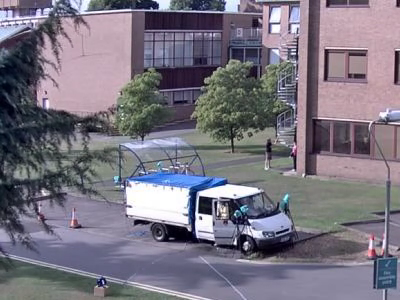
#> input picture frame 29 of website/ArenaA.mp4, 400 x 300 px
$ python main2.py
#> lines starting #> are read from the running program, lines starting #| are printed output that depends on the picture; after the words box and inside, x2 and y2 are one past the last pixel; in counts of white or black regions, pixels touching at a corner belong together
# fall detection using opencv
import cv2
import time
#from sms import notification

#
fitToEllipse = False
# to take input from pre recorded video in mp4 format
cap = cv2.VideoCapture('C:/Users/Asus.DESKTOP-1EO1OQ5/Desktop/7th Sem project/website/ArenaA.mp4')
# to take live input from webCam
# cap = cv2.VideoCapture(0, cv2.CAP_DSHOW)
# the output will be written to output.avi
out = cv2.VideoWriter(
    'outputforfall.avi',
    cv2.VideoWriter_fourcc(*'MJPG'),
    15.,
    (640,480))
# dealy of 2 ms
time.sleep(2)
# Background Subtaction based on motion history
fgbg = cv2.createBackgroundSubtractorMOG2()
# counter to confirm fall event
count=0
# notification count
nc=0
while(1):
    # Capture frame-by-frame
    ret, frame = cap.read()
#> frame is the input picture: shape (300, 400, 3); mean B, G, R 128.2, 115.4, 120.3
    # print(ret)
    # Convert each frame to gray scale and subtract the background
    try:
        # resizing for faster detection
        frame = cv2.resize(frame, (640, 480))
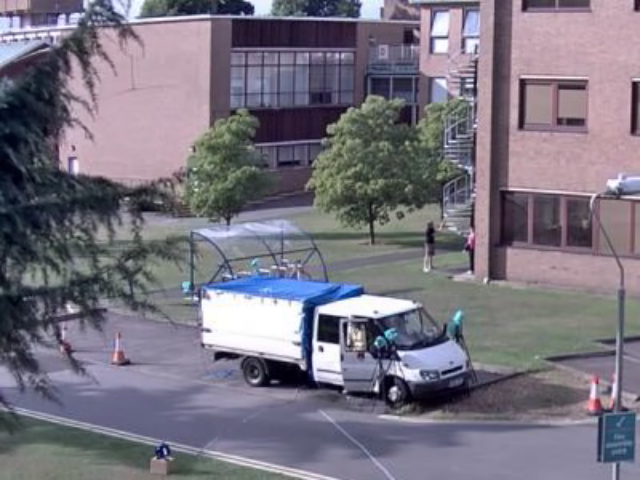
#> frame: shape (480, 640, 3); mean B, G, R 128.1, 115.3, 120.1
        # using a greyscale picture, also for faster detection
        gray = cv2.cvtColor(frame, cv2.COLOR_BGR2GRAY)
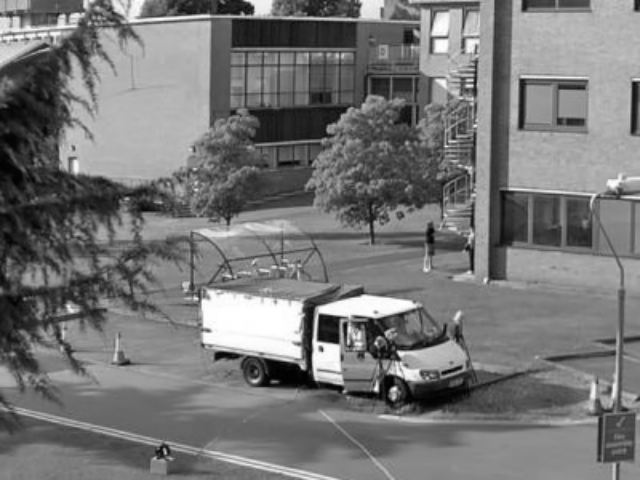
#> gray: shape (480, 640); min 1, max 255, mean 118.2
        # foreground extraction
        fgmask = fgbg.apply(gray)
#> fgmask: shape (480, 640); every value is 127
        # to display fgmask
        # cv2.imshow("foreGroundSegmentation",fgmask)
        # cv2.waitKey(1)
        # Find contours
        contours, _ = cv2.findContours(fgmask, cv2.RETR_TREE, cv2.CHAIN_APPROX_SIMPLE)
#> contours = [[[0, 0], [0, 479], [639, 479], [639, 0]]]
        # if counters exists
        if contours:
            # List to hold all areas
            areas = []
            # countors gives all moving objs
            for contour in contours:
                # calculating contour area
                ar = cv2.contourArea(contour)
                # appending all areas to area list
                areas.append(ar)
#> this loop made 1 pass
#> (contour, ar) on pass 1: ([[0, 0], [0, 479], [639, 479], [639, 0]], 306081)
#> after the loop, areas = [306081]
            # finding max area and storing in max_area
            max_area = max(areas, default = 0)
#> max_area = 306081
            # storng max area index in max_area_index
            max_area_index = areas.index(max_area)
#> max_area_index = 0
            # storing max area contour in cnt
            cnt = contours[max_area_index]
#> cnt = [[0, 0], [0, 479], [639, 479], [639, 0]]
            #
            M = cv2.moments(cnt)
#> M = moments, m00 306081, centre m10/m00, m01/m00 = (319.5, 239.5)
            # boundingReact function returns cordinates of four corners of contours
            x, y, w, h = cv2.boundingRect(cnt)
#> x = 0; y = 0; w = 640; h = 480
            # drawing Countoures
            cv2.drawContours(fgmask, [cnt], 0, (255,255,255), 3, maxLevel = 0)
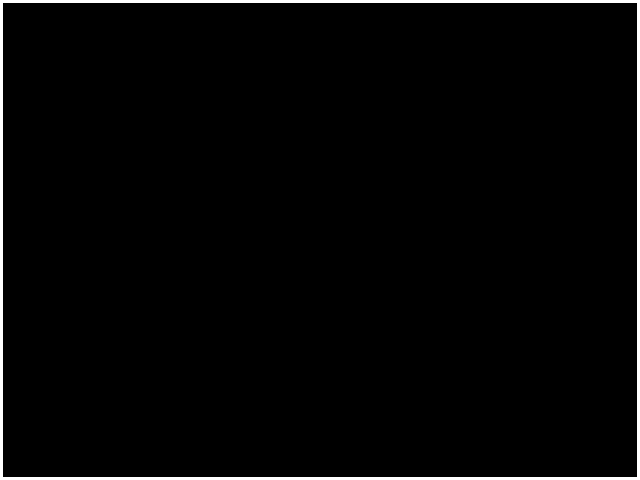
#> fgmask: shape (480, 640); values 127 (black) and 255 (white), 2.2% white; 1 white region, box (x1, y1, x2, y2) and area: (0, 0, 640, 480) 6684
            # if height is less then width
            if h < w:
                # count keeps the count
                count=count+1
            # if count is gerater then 10
            if count > 22:
                # print("FALL")
                # cv2.putText(fgmask, 'FALL', (x, y), cv2.FONT_HERSHEY_TRIPLEX, 0.5, (255,255,255), 2)
                # this function sends the SMS notification
                if(nc==0):

                    # notification()
                    nc=nc+1
                cv2.putText(frame, 'Fall Detected',(x+100, y-50), cv2.FONT_HERSHEY_SIMPLEX, 1, (0,0,255), 2, cv2.LINE_AA)
                cv2.rectangle(frame,(x,y),(x+w,y+h),(0,0,255),2)

            # if height is geater then width
            if h > w:
                count = 0
                cv2.rectangle(frame,(x,y),(x+w,y+h),(0,255,0),2)
            # Write the output video
            out.write(frame.astype('uint8'))
            # displays video
            cv2.imshow('video', frame)
            key = cv2.waitKey(1)
#> (key q is pressed here)
            # to break loop when q is entered on keyboard
            if key == ord("q"):
              break

            # to break loop when there are no frames
            # if cv2.waitKey(33) == 27:
            # break
    # if there is any exception then print the exception and break
    except Exception as e:
        print(e)
        break
# to close window after execution
cv2.destroyAllWindows()

$ run again, starting later in the video
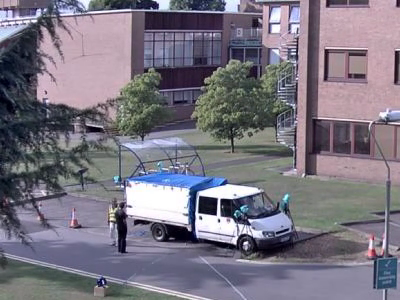
#> input picture frame 132 of website/ArenaA.mp4, 400 x 300 px
#> frame is the input picture: shape (300, 400, 3); mean B, G, R 128.8, 116.1, 120.9
#> `frame = cv2.resize(frame, (640, 480))`:
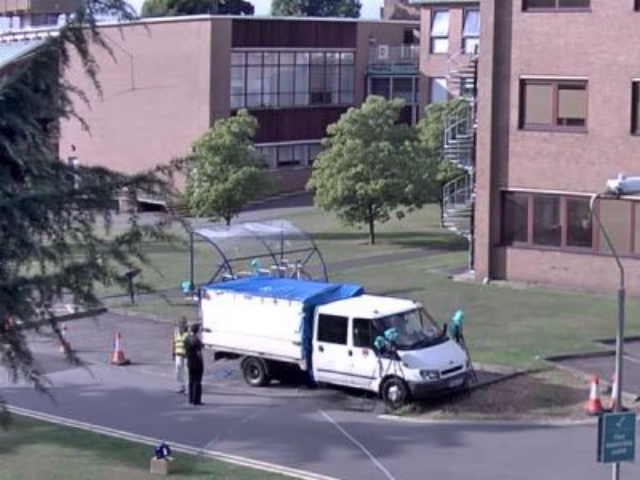
#> frame: shape (480, 640, 3); mean B, G, R 128.7, 116, 120.8
#> `gray = cv2.cvtColor(frame, cv2.COLOR_BGR2GRAY)`:
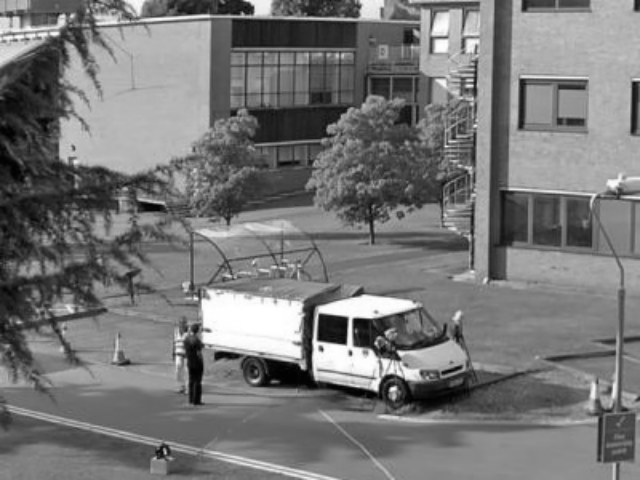
#> gray: shape (480, 640); min 1, max 255, mean 118.9
#> contours = [[[0, 0], [0, 479], [639, 479], [639, 0]]]
#> the loop `for contour in contours:` made 1 pass
#> (contour, ar) on pass 1: ([[0, 0], [0, 479], [639, 479], [639, 0]], 306081)
#> after the loop `for contour in contours:`: areas = [306081]
#> max_area = 306081
#> max_area_index = 0
#> cnt = [[0, 0], [0, 479], [639, 479], [639, 0]]
#> M = moments, m00 306081, centre m10/m00, m01/m00 = (319.5, 239.5)
#> x = 0; w = 640; h = 480

$ run again, starting later in the video
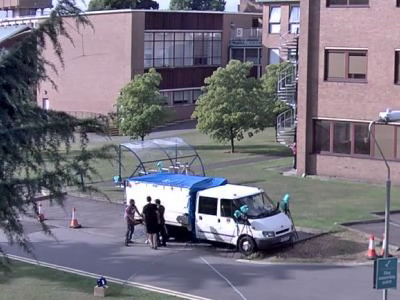
#> input picture frame 236 of website/ArenaA.mp4, 400 x 300 px
#> frame is the input picture: shape (300, 400, 3); mean B, G, R 127, 114.5, 119.1
#> `frame = cv2.resize(frame, (640, 480))`:
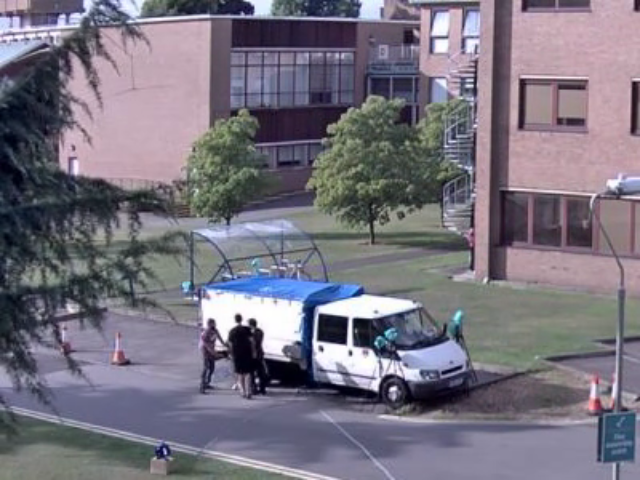
#> frame: shape (480, 640, 3); mean B, G, R 126.9, 114.4, 119
#> `gray = cv2.cvtColor(frame, cv2.COLOR_BGR2GRAY)`:
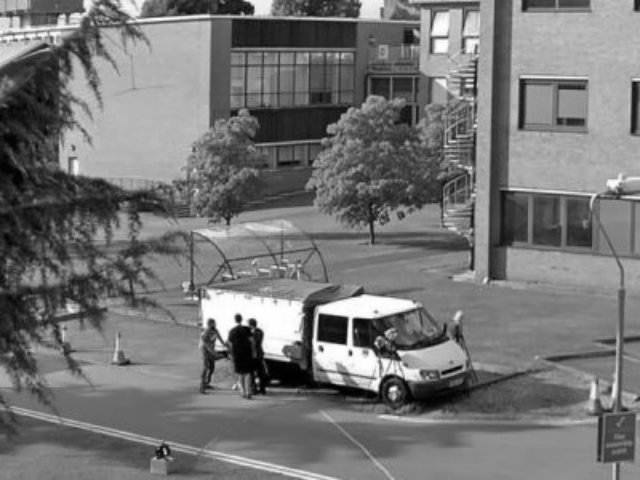
#> gray: shape (480, 640); min 1, max 255, mean 117.2
#> contours = [[[0, 0], [0, 479], [639, 479], [639, 0]]]
#> the loop `for contour in contours:` made 1 pass
#> (contour, ar) on pass 1: ([[0, 0], [0, 479], [639, 479], [639, 0]], 306081)
#> after the loop `for contour in contours:`: areas = [306081]
#> max_area = 306081
#> max_area_index = 0
#> cnt = [[0, 0], [0, 479], [639, 479], [639, 0]]
#> M = moments, m00 306081, centre m10/m00, m01/m00 = (319.5, 239.5)
#> x = 0; w = 640; h = 480
